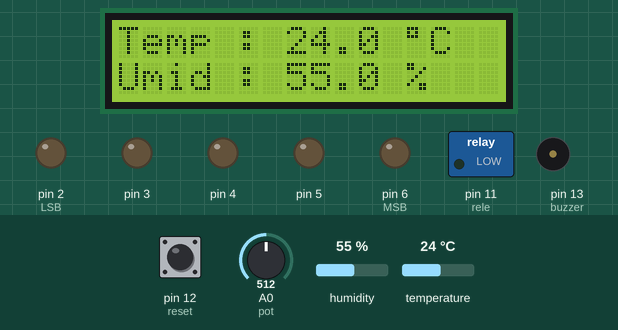
Simulated run of this sketch. Board: Arduino Mega 2560, built with avr-gcc and run on an emulated ATmega2560. Parts: 16×2 character LCD, switched loads named in the sketch (green lamp = pin HIGH), output pins drawn as LEDs (lit = HIGH), buzzer (waves = sounding). Dashed ring = blinking. The inputs (shaded band) are chosen by the test bench; at power-on: A0 (pot) = 512, pin 12 (reset) HIGH, humidity 55 %, temperature 24 °C.

Above: at 1.29 s.
1.3 s: A0 (pot) set to 716
At 2.46 s:
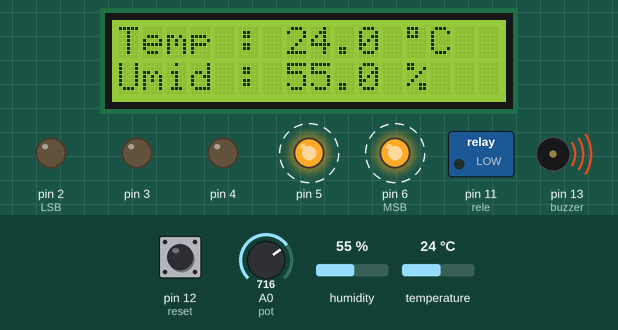
5.5 s: pin 12 (reset) pulled LOW for 1 s
8.0 s: A0 (pot) set to 900
At 9.71 s:
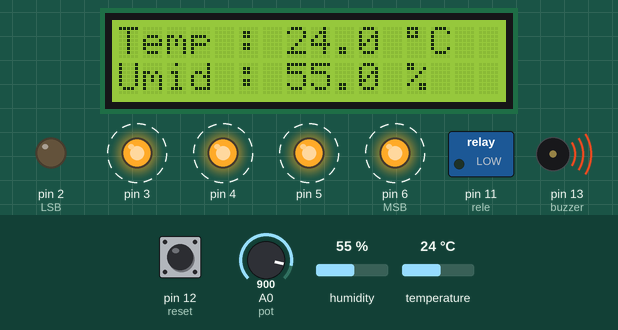
11.9 s: pin 12 (reset) pulled LOW for 3.2 s
16.6 s: humidity set to 22 %
At 17.57 s:
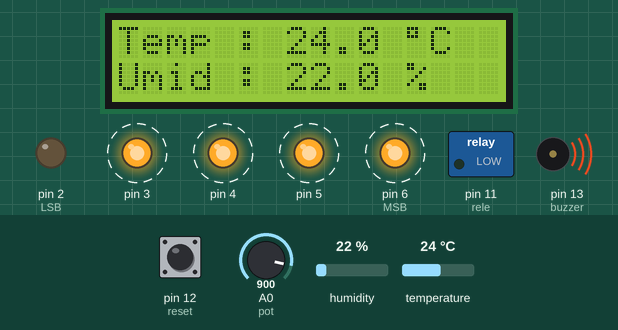
18.3 s: A0 (pot) set to 1023
At 19.19 s:
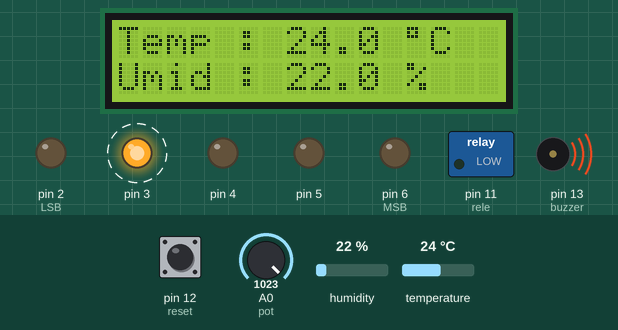
Timing chart, 0 to 23.2 s (numbered marks = the images above; inputs shaded):
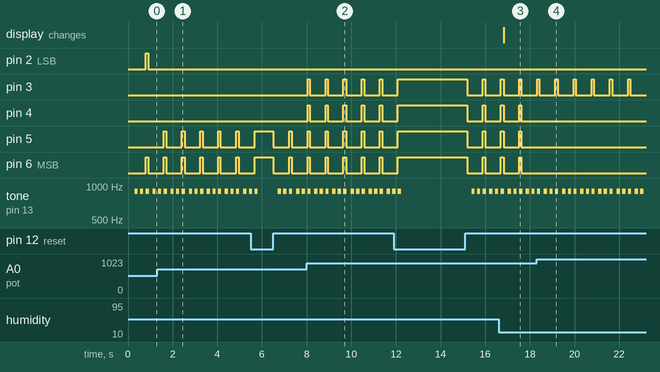

The sketch:

pc-grow.ino
```cpp
#include "DHT.h"
#include <LiquidCrystal.h>

#define DHTPIN 30
#define DHTTYPE DHT11

DHT dht(DHTPIN, DHTTYPE);
LiquidCrystal lcd(10, 9, 45, 44, 43, 42);

const int pot = 0;
int value = 0;
unsigned long int count = 0;

void setup() {
  Serial.begin(9600);

  pinMode(2, OUTPUT); //LSB
  pinMode(3, OUTPUT);
  pinMode(4, OUTPUT);
  pinMode(5, OUTPUT);
  pinMode(6, OUTPUT); //MSB

  pinMode(11, OUTPUT); // rele
  pinMode(12, INPUT_PULLUP); // reset
  pinMode(13, OUTPUT); // buzzer

  lcd.begin(16,2); //Inicializa LCD
  lcd.clear();
  dht.begin();
}

void loop() {
  float h = dht.readHumidity();
  float t = dht.readTemperature();
  lcd.setCursor(0,0);
  lcd.print("Temp : ");
  lcd.print(" ");
  lcd.setCursor(7,0);
  lcd.print(t,1);
  lcd.setCursor(12,0);
  lcd.print((char)223);
  lcd.print("C");

  lcd.setCursor(0,1);
  lcd.print("Umid : ");
  lcd.print(" ");
  lcd.setCursor(7,1);
  lcd.print(h,1);
  lcd.setCursor(12,1);
  lcd.print("%");

  if (digitalRead(12) == HIGH) { //APERTAR BOTAO RESET
    defaultBinDisplay(0);
    resetTimerAlert();
    count = 0;
  }

  count = count >= hourToMs(24) ? 0 : count; //REINICIAR NO FINAL DO CICLO DE 24H

  value = convertedValueRange(analogRead(pot));
  setBinDisplay(value); //MOSTRAR A TIMER BINARIO

  digitalWrite(11, count < hourToMs(value) ? LOW : HIGH); //ATIVAR O RELE

  count += 100;
  delay(100);
}

void resetTimerAlert() {
  delay(200);
  tone(13,900,150);
  delay(250);
  tone(13,900,150);
  delay(250);
  tone(13,900,150);
}

unsigned long int hourToMs(int num) {
  return num * 3600000;
}

void setBinDisplay(int num) {
  digitalWrite(2, num % 2);
  digitalWrite(3, (num >> 1) % 2);
  digitalWrite(4, (num >> 2) % 2);
  digitalWrite(5, (num >> 3) % 2);
  digitalWrite(6, (num >> 4) % 2);
}

void defaultBinDisplay(int num) {
  digitalWrite(2, num);
  digitalWrite(3, num);
  digitalWrite(4, num);
  digitalWrite(5, num);
  digitalWrite(6, num);
}

int convertedValueRange(int num) {
  return num * 24 / 703;
}
```

Measured:
- after the input at 1.3 s, pin 2 (LSB): stops changing and stays LOW; pin 5: alternates HIGH for 0.10 s and LOW for 0.70 s, starting after 0.30 s
- after the input at 8.0 s, pin 3, pin 4: alternates HIGH for 0.10 s and LOW for 0.70 s, starting at once
- after the input at 16.6 s, the display: changes after 0.22 s (image 3)
- after the input at 18.3 s, pin 4, pin 5, pin 6 (MSB): stops changing and stays LOW
- by itself, tone on pin 13 (buzzer): repeats every 0.81 s: silent 0.16 s, 2 × (900 Hz 0.15 s, silent 0.10 s), 900 Hz 0.15 s
